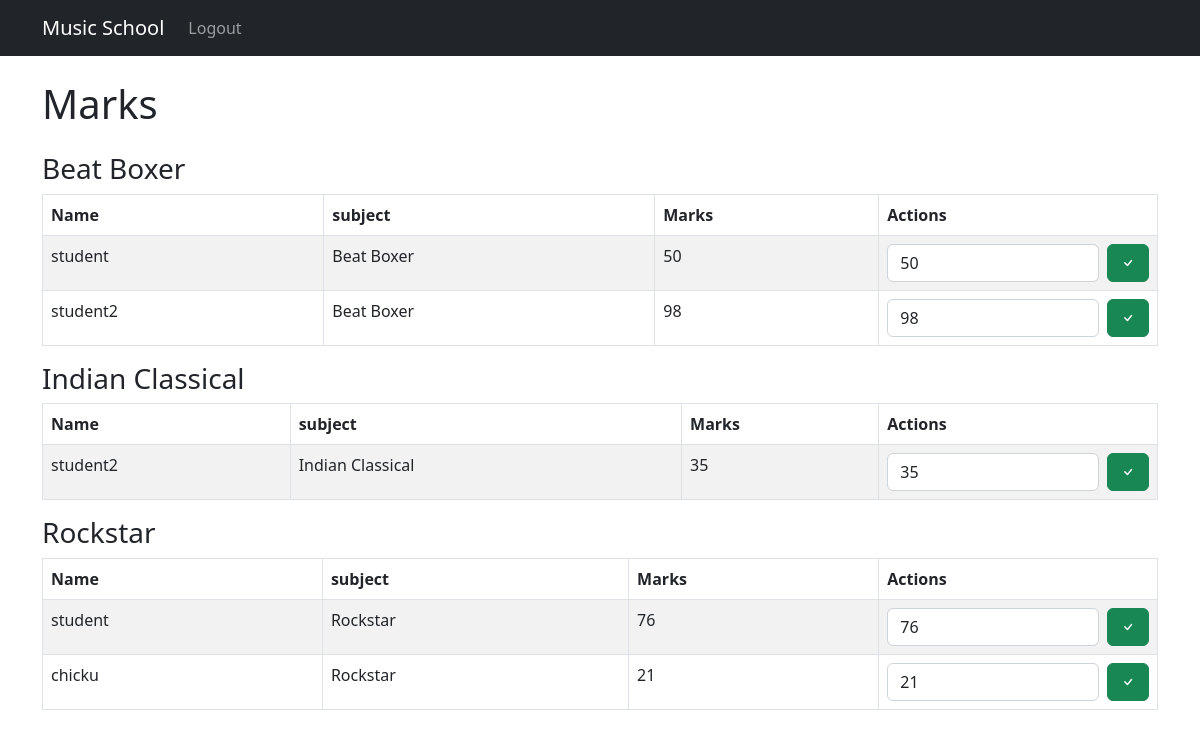
Page /admin_marks (signed in) on the committed database.
### tables this page shows
CREATE TABLE `user` (
            `id` INTEGER  PRIMARY KEY AUTOINCREMENT,
            `username` VARCHAR(255),
            `password` VARCHAR(255),
            `role` VARCHAR(50)
        );

CREATE TABLE `subject` (
            `id` INTEGER  PRIMARY KEY AUTOINCREMENT,
            `name` VARCHAR(255),
            `instrument` VARCHAR(255),
            `teacher_id` INT
        );

### main.py (the view)
@app.route('/admin_marks')
def admin_marks():
    return templates_controller.admin_marks(request, session)

### controllers/templates_controller.py (called while the page is built)
def admin_marks(request, session):
    success = request.args.get('success')
    error = request.args.get('error')
    if(not session.get("user")):
        return redirect(url_for('login_template', success=success, error="Please Login to continue"))
    data2 = db.execute_query(f'''
        select s.name, s.id, u.id, u.username, m.marks from `marks` m
        join `user` u on u.id = m.student_id
        join `subject` s on s.id = m.subject_id
    ''')
    data = {}
    for d in data2:
        if(d[0] in data):
            data[d[0]][1].append(
                [d[2], d[3], d[4]]
            )
        else:
            data[d[0]] = [
                d[1],
                [
                    [d[2], d[3], d[4]]
                ]
            ]
    return render_template('admin_marks.html', success=success, error=error, data=data)

### utils/db.py (called while the page is built)
def execute_query(query):
    cursor = cnx.cursor()
    cursor.execute(query)
    result = cursor.fetchall()
    cnx.commit()
    cursor.close()
    return result

### templates/admin_marks.html (shortened to what this page needs)
{% include 'header.html' %}
    {% include 'navbar.html' %}
    <div class="container mt-4">
        <div class="row">
            <div class="col">
                <div class="row mb-3">
                    <h1 class="col">Marks</h1>
                </div>
                {% for subject, students in data.items() %}
                    <h3 class="col">{{subject}}</h3>
                    <table class="table table-striped table-bordered">
                        <thead>
                            <tr>
                            <th>Name</th>
                            <th>subject</th>
                            <th>Marks</th>
                            <th>Actions</th>
                            </tr>
                        </thead>
                        <tbody>
                            {% for student in students[1] %}
                                <tr>
                                    <td>{{student[1]}}</td>
                                    <td>{{subject}}</td>
                                    <td>{{student[2]}}</td>
                                    <td class="w-25">
                                        <form method="GET" action="/admin_marks_action" class="d-flex gap-2">
                                            <input class="form-control" type="number" value="{{student[2]}}" name="marks"/>
                                            <button type="submit" class="btn btn-success" >
                                                <i class="bi bi-check"></i>
                                            </button>
                                        </form>
                                    </td>
                                </tr>
                            {% endfor %}
                        </tbody>
                    </table>
                {% endfor %}
            </div>
        </div>
    </div>
{% include 'footer.html' %}

### templates/header.html (shortened to what this page needs)
<!DOCTYPE html>
<html lang="en">
<head>
    <link href="{{ url_for('static', filename='bootstrap.min.css') }}" rel="stylesheet">
    <link rel="stylesheet" href="https://cdn.jsdelivr.net/npm/bootstrap-icons@1.10.5/font/bootstrap-icons.css">
    <link href="{{ url_for('static', filename='calendar/dist/zabuto_calendar.min.css') }}" rel="stylesheet">
</head>
<body>

### templates/navbar.html (shortened to what this page needs)
<nav class="navbar navbar-expand-lg navbar-dark bg-dark">
    <div class="container">
        <a class="navbar-brand" href="/">Music School</a>
        <div class="collapse navbar-collapse" id="navbarNav">
            <ul class="navbar-nav ml-auto">
                <li class="nav-item">
                    <a class="nav-link" href="/logout_action">Logout</a>
                </li>
                <li class="nav-item">
                    <a class="nav-link" href="#">{{ session.get("user")[1] }}</a>
                </li>
            </ul>
        </div>
    </div>
</nav>

### templates/footer.html (shortened to what this page needs)
</body>
</html>

### rows in the picture
user: name "Beat Boxer", username "student", student "50", marks "50", name "Rockstar", student "76", marks "76"
subject: name "Beat Boxer"
user: username "student2", student "98", marks "98", name "Indian Classical", student "35", marks "35"
subject: name "Indian Classical"
subject: name "Rockstar"
user: username "chicku", student "21", marks "21"
